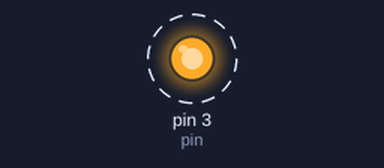
Bench run of a sketch on a simulated Arduino Nano, built with avr-gcc and run on an emulated ATmega328P. On the bench: output pins drawn as LEDs (lit = HIGH). Dashed ring = blinking.

Above: at 0.2 s.
Timing chart, 0 to 3.0 s (numbered marks = the images above):
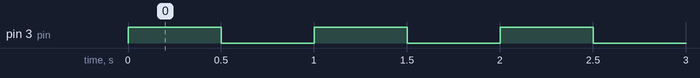

Measured:
- by itself, pin 3 (pin): alternates HIGH for 0.50 s and LOW for 0.50 s

The sketch:

hello_world.ino
```cpp
int pin = 3;

void setup() {
  // put your setup code here, to run once:
  // Serial.begin(9600);
  pinMode(pin, OUTPUT);
}

void loop() {
  // put your main code here, to run repeatedly:
  // Serial.println("hello world");
  digitalWrite(pin, 1);
  delay(500);
  digitalWrite(pin, 0);
  delay(500);
}
```
